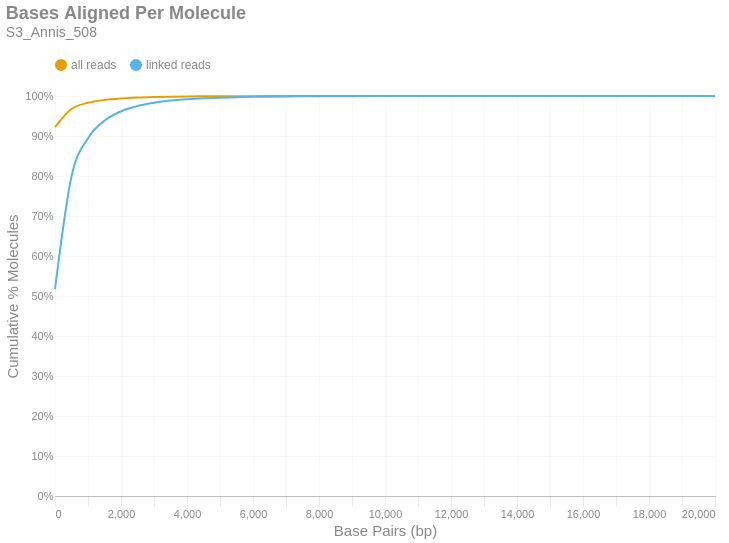

The notebook cell this image was saved under:
### Markdown cell above
### Bases Aligned Per Molecule
This is a cumulative frequency distribution showing the number of base pairs aligned per unique molecule. These data are shown in 500 bp bins. There are two distributions: one with `all reads` (yellow) and another with only `linked reads` (blue). The percent of molecules in the `linked reads` distribution is relative to the total number of linked molecules.

### Code cell
if SKIPLR:
    print_html(f"Skipped")
else:
    binned_df = consolidated_hist(valids['aligned_bp'], mask, 500, True)
    with SafeRender(binned_df):
        (
            density_plot(binned_df, 'Bases Aligned Per Molecule', samplename, 'basesper')
            .encode(
                x=alt.X('bin:Q', title="Base Pairs (bp)").axis(tickMinStep=500).scale(padding=0),
                y=alt.Y('value:Q', title='Cumulative % Molecules')
                    .axis(format='%')
                    .scale(domain = [0,1])
                    .stack(False),
                color=alt.Color("key:N").scale(domain = ["all reads", "linked reads"]),
                tooltip = [
                    alt.Tooltip("key:N", title = "Data Type"),
                    alt.Tooltip("range_label:N", title="Bases Aligned Per Molecule"),
                    alt.Tooltip("value:Q", format = ".2%", title="% Molecules (Cum.)")
                ]
            )
        ).display()

### Figure 1 — Vega-Lite specification as saved in the notebook (floating-point values rounded to 4 significant figures)
{"width": "container", "height": 400, "config": {"title": {"anchor": "start", "dy": -15, "fontSize": 18, "color": "#888888", "subtitleColor": "#888888", "subtitleFontSize": 14}, "arc": {"fill": "#0072B2"}, "axis": {"domainColor": "#888888", "domainWidth": 0.5, "gridWidth": 0.2, "grid": false, "titleFontWeight": 400, "titleFontSize": 15, "labelFontSize": 11, "labelColor": "#888888", "tickColor": "#888888", "tickWidth": 0.2, "titleColor": "#888888"}, "axisBand": {"grid": false}, "axisX": {"grid": true, "tickSize": 10, "domainCap": "round"}, "axisY": {"domain": false, "grid": true, "tickSize": 0, "domainCap": "round"}, "background": "transparent", "header": {"labelFontSize": 15, "labelColor": "#888888", "titleFontSize": 15, "titleFontWeight": 600, "titleColor": "#888888"}, "legend": {"labelFont": "sans-serif", "labelFontSize": 12, "labelColor": "#888888", "symbolSize": 100, "symbolType": "circle", "titleFontSize": 12, "titlePadding": 10, "titleColor": "#888888", "title": null, "orient": "top"}, "range": {"category": ["#E69F00", "#56B4E9", "#009E73", "#F0E442", "#0072B2", "#D55E00", "#CC79A7", "#000000"], "diverging": ["#cfe8f3", "#a2d4ec", "#73bfe2", "#46abdb", "#1696d2", "#12719e"]}, "area": {"fill": "#0072B2", "fillOpacity": 0.7, "line": true, "strokeOpacity": 0.7}, "line": {"color": "#0072B2", "stroke": "#0072B2", "strokeWidth": 2}, "trail": {"color": "#0072B2", "stroke": "#0072B2", "strokeWidth": 0, "size": 1}, "point": {"filled": true, "fillOpacity": 1.0, "size": 95}, "text": {"color": "#888888", "fontSize": 11, "align": "right", "fontWeight": 400, "size": 11}, "bar": {"fill": "#0072B2", "stroke": null}, "view": {"stroke": null, "continuousWidth": 660, "continuousHeight": 400}}, "data": {"name": "data-641fc1a891930f5cefcf0b7a5df25ad0"}, "mark": {"type": "line", "interpolate": "monotone", "point": {"opacity": 0, "size": 275}}, "encoding": {"color": {"field": "key", "scale": {"domain": ["all reads", "linked reads"]}, "type": "nominal"}, "tooltip": [{"field": "key", "title": "Data Type", "type": "nominal"}, {"field": "range_label", "title": "Bases Aligned Per Molecule", "type": "nominal"}, {"field": "value", "format": ".2%", "title": "% Molecules (Cum.)", "type": "quantitative"}], "x": {"axis": {"tickMinStep": 500}, "field": "bin", "scale": {"padding": 0}, "title": "Base Pairs (bp)", "type": "quantitative"}, "y": {"axis": {"format": "%"}, "field": "value", "scale": {"domain": [0, 1]}, "stack": false, "title": "Cumulative % Molecules", "type": "quantitative"}}, "params": [{"name": "param_c36ac31b6afebe62", "select": {"type": "point", "fields": ["key"]}, "bind": "legend"}], "title": {"text": "Bases Aligned Per Molecule", "subtitle": "S3_Annis_508"}, "transform": [{"fold": ["all reads (cumsum)", "linked reads (cumsum)"]}, {"calculate": "replace(datum.key, ' (cumsum)', '')", "as": "key"}, {"filter": {"param": "param_c36ac31b6afebe62"}}], "usermeta": {"embedOptions": {"downloadFileName": "S3_Annis_508.basesper"}}, "$schema": "https://vega.github.io/schema/vega-lite/v6.1.0.json", "datasets": {"data-641fc1a891930f5cefcf0b7a5df25ad0": [{"bin": "0.0", "interval": "0.0-500.0", "all reads": 0.922, "linked reads": 0.5169, "all reads (cumsum)": 0.922, "linked reads (cumsum)": 0.5169, "range_label": "0-499"}, {"bin": "500.0", "interval": "500.0-1000.0", "all reads": 0.04565, "linked reads": 0.2818, "all reads (cumsum)": 0.9676, "linked reads (cumsum)": 0.7987, "range_label": "500-999"}, {"bin": "1000.0", "interval": "1000.0-1500.0", "all reads": 0.01544, "linked reads": 0.09593, "all reads (cumsum)": 0.9831, "linked reads (cumsum)": 0.8947, "range_label": "1000-1499"}, {"bin": "1500.0", "interval": "1500.0-2000.0", "all reads": 0.007051, "linked reads": 0.04384, "all reads (cumsum)": 0.9901, "linked reads (cumsum)": 0.9385, "range_label": "1500-1999"}, {"bin": "2000.0", "interval": "2000.0-2500.0", "all reads": 0.003731, "linked reads": 0.0232, "all reads (cumsum)": 0.9938, "linked reads (cumsum)": 0.9617, "range_label": "2000-2499"}, {"bin": "2500.0", "interval": "2500.0-3000.0", "all reads": 0.002136, "linked reads": 0.01328, "all reads (cumsum)": 0.996, "linked reads (cumsum)": 0.975, "range_label": "2500-2999"}, {"bin": "3000.0", "interval": "3000.0-3500.0", "all reads": 0.001308, "linked reads": 0.008133, "all reads (cumsum)": 0.9973, "linked reads (cumsum)": 0.9831, "range_label": "3000-3499"}, {"bin": "3500.0", "interval": "3500.0-4000.0", "all reads": 0.0008652, "linked reads": 0.005379, "all reads (cumsum)": 0.9981, "linked reads (cumsum)": 0.9885, "range_label": "3500-3999"}, {"bin": "4000.0", "interval": "4000.0-4500.0", "all reads": 0.0005413, "linked reads": 0.003366, "all reads (cumsum)": 0.9987, "linked reads (cumsum)": 0.9919, "range_label": "4000-4499"}, {"bin": "4500.0", "interval": "4500.0-5000.0", "all reads": 0.0003796, "linked reads": 0.00236, "all reads (cumsum)": 0.9991, "linked reads (cumsum)": 0.9942, "range_label": "4500-4999"}, {"bin": "5000.0", "interval": "5000.0-5500.0", "all reads": 0.0002506, "linked reads": 0.001558, "all reads (cumsum)": 0.9993, "linked reads (cumsum)": 0.9958, "range_label": "5000-5499"}, {"bin": "5500.0", "interval": "5500.0-6000.0", "all reads": 0.000184, "linked reads": 0.001144, "all reads (cumsum)": 0.9995, "linked reads (cumsum)": 0.9969, "range_label": "5500-5999"}, {"bin": "6000.0", "interval": "6000.0-6500.0", "all reads": 0.0001452, "linked reads": 0.0009027, "all reads (cumsum)": 0.9996, "linked reads (cumsum)": 0.9978, "range_label": "6000-6499"}, {"bin": "6500.0", "interval": "6500.0-7000.0", "all reads": 9.713e-05, "linked reads": 0.0006039, "all reads (cumsum)": 0.9997, "linked reads (cumsum)": 0.9984, "range_label": "6500-6999"}, {"bin": "7000.0", "interval": "7000.0-7500.0", "all reads": 6.696e-05, "linked reads": 0.0004163, "all reads (cumsum)": 0.9998, "linked reads (cumsum)": 0.9988, "range_label": "7000-7499"}, {"bin": "7500.0", "interval": "7500.0-8000.0", "all reads": 4.475e-05, "linked reads": 0.0002782, "all reads (cumsum)": 0.9999, "linked reads (cumsum)": 0.9991, "range_label": "7500-7999"}, {"bin": "8000.0", "interval": "8000.0-8500.0", "all reads": 3.514e-05, "linked reads": 0.0002185, "all reads (cumsum)": 0.9999, "linked reads (cumsum)": 0.9993, "range_label": "8000-8499"}, {"bin": "8500.0", "interval": "8500.0-9000.0", "all reads": 2.32e-05, "linked reads": 0.0001443, "all reads (cumsum)": 0.9999, "linked reads (cumsum)": 0.9995, "range_label": "8500-8999"}, {"bin": "9000.0", "interval": "9000.0-9500.0", "all reads": 2.32e-05, "linked reads": 0.0001443, "all reads (cumsum)": 0.9999, "linked reads (cumsum)": 0.9996, "range_label": "9000-9499"}, {"bin": "9500.0", "interval": "9500.0-10000.0", "all reads": 1.227e-05, "linked reads": 7.626e-05, "all reads (cumsum)": 1.0, "linked reads (cumsum)": 0.9997, "range_label": "9500-9999"}, {"bin": "10000.0", "interval": "10000.0-10500.0", "all reads": 1.26e-05, "linked reads": 7.832e-05, "all reads (cumsum)": 1.0, "linked reads (cumsum)": 0.9998, "range_label": "10000-10499"}, {"bin": "10500.0", "interval": "10500.0-11000.0", "all reads": 8.95e-06, "linked reads": 5.565e-05, "all reads (cumsum)": 1.0, "linked reads (cumsum)": 0.9998, "range_label": "10500-10999"}, {"bin": "11000.0", "interval": "11000.0-11500.0", "all reads": 3.978e-06, "linked reads": 2.473e-05, "all reads (cumsum)": 1.0, "linked reads (cumsum)": 0.9999, "range_label": "11000-11499"}, {"bin": "11500.0", "interval": "11500.0-12000.0", "all reads": 3.646e-06, "linked reads": 2.267e-05, "all reads (cumsum)": 1.0, "linked reads (cumsum)": 0.9999, "range_label": "11500-11999"}, {"bin": "12000.0", "interval": "12000.0-12500.0", "all reads": 5.635e-06, "linked reads": 3.504e-05, "all reads (cumsum)": 1.0, "linked reads (cumsum)": 0.9999, "range_label": "12000-12499"}, {"bin": "12500.0", "interval": "12500.0-13000.0", "all reads": 2.652e-06, "linked reads": 1.649e-05, "all reads (cumsum)": 1.0, "linked reads (cumsum)": 0.9999, "range_label": "12500-12999"}, {"bin": "13000.0", "interval": "13000.0-13500.0", "all reads": 2.32e-06, "linked reads": 1.443e-05, "all reads (cumsum)": 1.0, "linked reads (cumsum)": 0.9999, "range_label": "13000-13499"}, {"bin": "13500.0", "interval": "13500.0-14000.0", "all reads": 1.326e-06, "linked reads": 8.244e-06, "all reads (cumsum)": 1.0, "linked reads (cumsum)": 1.0, "range_label": "13500-13999"}, {"bin": "14000.0", "interval": "14000.0-14500.0", "all reads": 1.326e-06, "linked reads": 8.244e-06, "all reads (cumsum)": 1.0, "linked reads (cumsum)": 1.0, "range_label": "14000-14499"}, {"bin": "14500.0", "interval": "14500.0-15000.0", "all reads": 1.657e-06, "linked reads": 1.031e-05, "all reads (cumsum)": 1.0, "linked reads (cumsum)": 1.0, "range_label": "14500-14999"}, {"bin": "15000.0", "interval": "15000.0-15500.0", "all reads": 1.989e-06, "linked reads": 1.237e-05, "all reads (cumsum)": 1.0, "linked reads (cumsum)": 1.0, "range_label": "15000-15499"}, {"bin": "15500.0", "interval": "15500.0-16000.0", "all reads": 3.315e-07, "linked reads": 2.061e-06, "all reads (cumsum)": 1.0, "linked reads (cumsum)": 1.0, "range_label": "15500-15999"}, {"bin": "16000.0", "interval": "16000.0-16500.0", "all reads": 6.63e-07, "linked reads": 4.122e-06, "all reads (cumsum)": 1.0, "linked reads (cumsum)": 1.0, "range_label": "16000-16499"}, {"bin": "16500.0", "interval": "16500.0-17000.0", "all reads": 3.315e-07, "linked reads": 2.061e-06, "all reads (cumsum)": 1.0, "linked reads (cumsum)": 1.0, "range_label": "16500-16999"}, {"bin": "17000.0", "interval": "17000.0-17500.0", "all reads": 0.0, "linked reads": 0.0, "all reads (cumsum)": 1.0, "linked reads (cumsum)": 1.0, "range_label": "17000-17499"}, {"bin": "17500.0", "interval": "17500.0-18000.0", "all reads": 3.315e-07, "linked reads": 2.061e-06, "all reads (cumsum)": 1.0, "linked reads (cumsum)": 1.0, "range_label": "17500-17999"}, {"bin": "18000.0", "interval": "18000.0-18500.0", "all reads": 0.0, "linked reads": 0.0, "all reads (cumsum)": 1.0, "linked reads (cumsum)": 1.0, "range_label": "18000-18499"}, {"bin": "18500.0", "interval": "18500.0-19000.0", "all reads": 0.0, "linked reads": 0.0, "all reads (cumsum)": 1.0, "linked reads (cumsum)": 1.0, "range_label": "18500-18999"}, {"bin": "19000.0", "interval": "19000.0-19500.0", "all reads": 3.315e-07, "linked reads": 2.061e-06, "all reads (cumsum)": 1.0, "linked reads (cumsum)": 1.0, "range_label": "19000-19499"}, {"bin": "19500.0", "interval": "19500.0-20000.0", "all reads": 0.0, "linked reads": 0.0, "all reads (cumsum)": 1.0, "linked reads (cumsum)": 1.0, "range_label": "19500-19999"}, {"bin": "20000.0", "interval": "20000.0-20500.0", "all reads": 3.315e-07, "linked reads": 2.061e-06, "all reads (cumsum)": 1.0, "linked reads (cumsum)": 1.0, "range_label": "20000-20499"}]}}
